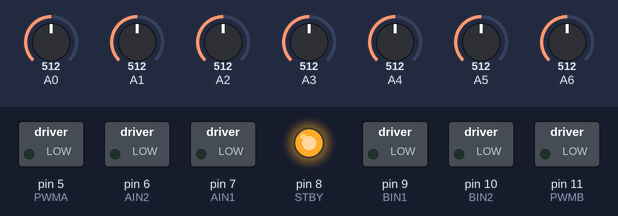
The sketch below on a simulated Arduino Uno, built with avr-gcc and run on an emulated ATmega328P. On the bench: switched loads named in the sketch (green lamp = pin HIGH), output pins drawn as LEDs (lit = HIGH). The inputs (shaded band) are chosen by the test bench; at power-on: A0 = 512, A1 = 512, A2 = 512, A3 = 512, A4 = 512, A5 = 512, A6 = 512. What the sketch prints to the serial monitor is not drawn.

Above: at 0.1 s.
Timing chart, 0 to 1.6 s (numbered marks = the images above):
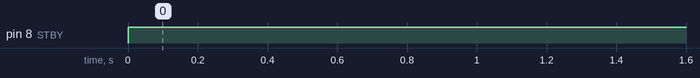

Measured:
- by itself, pin 8 (STBY): LOW → HIGH at 0.00 s

The sketch:

OTNOT-tests.ino
```cpp
/*
      Programa de testes para o robo seguidor de linha OTNOT,

                  Projetado pela equipe FEG - ROBÓTICA

                  Programado por Guilherme "Bob" Renoldi

                                              11/05/2017
*/

int PWMA = 5;
int AIN2 = 6;
int AIN1 = 7;
int STBY = 8;
int BIN1 = 9;
int BIN2 = 10;
int PWMB = 11;

void setup() {
  Serial.begin(9600);
  pinMode(PWMB, OUTPUT);
  pinMode(BIN2, OUTPUT);
  pinMode(BIN1, OUTPUT);
  pinMode(STBY, OUTPUT);
  pinMode(AIN1, OUTPUT);
  pinMode(AIN2, OUTPUT);
  pinMode(PWMA, OUTPUT);

}

void loop() {
  digitalWrite(STBY, HIGH);
  /*
      Combinações de chaves dos motores:

      BIN1 L && BIN2 H = roda direita pra tras
      BIN1 H && BIN2 L = roda direita pra frente

      AIN1 L && AIN2 H = roda esquerda pra tras
      AIN1 H && AIN2 L = roda esquerda pra frente
  */


  //Teste de Motores:
  // FRENTE
  /*
  digitalWrite(AIN1, HIGH);
  digitalWrite(AIN2, LOW);
  analogWrite(PWMA, 100);
  */

  //FRENTE
  /*
  digitalWrite(BIN1, HIGH);
  digitalWrite(BIN2, LOW);
  analogWrite(PWMB, 100);
  */

  //TRAS
  /*
  digitalWrite(AIN1, LOW);
  digitalWrite(AIN2, HIGH);
  analogWrite(PWMA, 100);
  */

  //TRAS
  /*
  digitalWrite(BIN1, LOW);
  digitalWrite(BIN2, HIGH);
  analogWrite(PWMB, 100);
  */

  //Teste Sensores

  int lineSensors[7] = {0,0,0,0,0,0,0};
  int i;
  int leitura;
  for (i = 0; i < 7; i++){
    leitura = analogRead(i);
    if(i == 0 || i == 1){
      if(leitura >800) lineSensors[i] = 1;
      else lineSensors[i] = 0;
    }
    else{
      if(leitura > 800)lineSensors[i] = 1;
      else lineSensors[i] = 0;
    }
    Serial.println(lineSensors[i]);
  }
  Serial.println("===========================");
  delay(5000);

}
```
